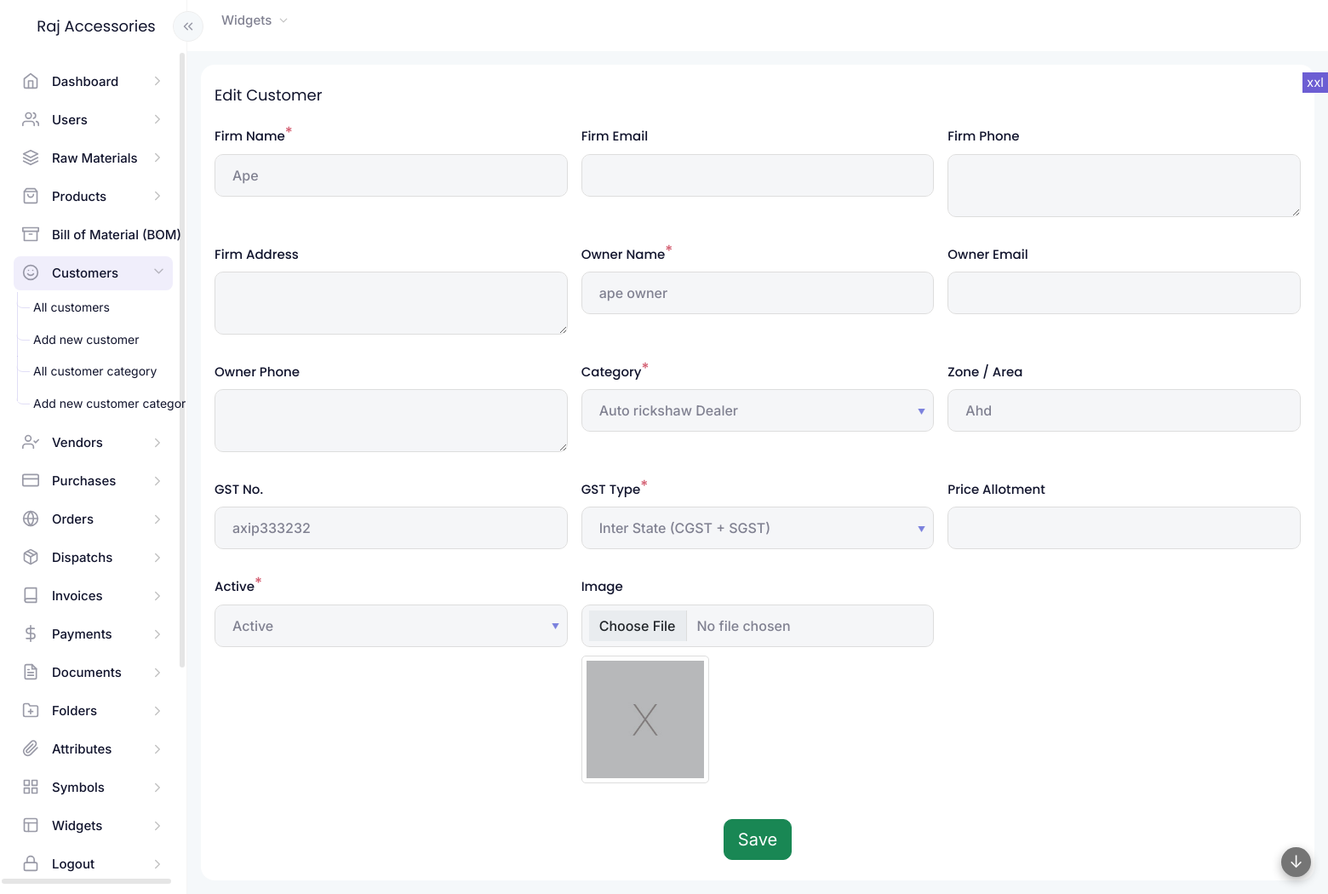
Screenshot of /modules/customers/customer-form.php?id=6 (signed in) with the database file from the repository.
### tables this page shows
CREATE TABLE IF NOT EXISTS `customers` (
  `id` int NOT NULL AUTO_INCREMENT,
  `firm_name` varchar(200) DEFAULT NULL,
  `firm_email` varchar(100) DEFAULT NULL,
  `firm_phone` varchar(100) DEFAULT NULL,
  `firm_address` text,
  `image` int DEFAULT NULL,
  `owner_name` varchar(100) DEFAULT NULL,
  `owner_email` varchar(100) DEFAULT NULL,
  `owner_phone` varchar(100) DEFAULT NULL,
  `zone` varchar(100) DEFAULT NULL,
  `gst` varchar(20) DEFAULT NULL,
  `category` varchar(30) DEFAULT NULL,
  `gst_type` varchar(10) DEFAULT NULL,
  `price_allotment` varchar(10) DEFAULT NULL,
  `active` varchar(5) DEFAULT NULL,
  `auth_user` int NOT NULL,
  `updated` int DEFAULT NULL,
  `created` varchar(35) DEFAULT NULL,
  PRIMARY KEY (`id`)
);

### common/functions.php (the view, shortened to what this page needs)
<?php
function widget_start($title = "", $class = "", $widget_title_class = "", $widget_wrapper_class = "", $options = "", $widget_options_class = "")
{
    echo '<div class="widgetwrapper col d-flex align-items-start  px-2 py-0 ' . $class . ' ">
 <div class="widget container-fluid py-4 px-3 overhide ' . $widget_wrapper_class . '">';
    if ($title != "") {
        echo "<div class='widget-title " . $widget_title_class . "'>";
        echo $title;
        echo "</div>";
    }
}
function widget_end()
{
    echo "</div>
 </div>";
}
?>
<?php
function form_field($vars, $data)
{
    $s = "";
    if ($vars["type"] == "submit") {
        $s = '<div class="' . $vars["class"] . '">';
        $s .= '<input type="submit" name="' . $vars["key"] . '" value="' . $vars["name"] . '" class="btn btn-success btn-lg">';
        $s .= '</div>';
    }
    else {
        $show_as_field = true;
        if ($show_as_field) {
            $parent_class = "";
            $s = '<div class="' . $vars["class"] . ' ' . $parent_class . '"><label for="' . $vars["key"] . '" class="form-label">' . $vars["name"] . '';
            $required = (isset($vars["required"]) && $vars["required"] == true) ? true : false;
            if ($required) {
                $s .= '<sup>*</sup>';
            }
            $s .= '</label>';
        }
        if ($vars["type"] == "display") {
            $s .= '<div class="form-display" name="' . $vars["key"] . '" id="' . $vars["key"] . '">' . get_value($data, $vars["key"]) . '</div>';
        }
        else if ($vars["type"] == "text") {
            $s .= '<input type="text" class="form-control" name="' . $vars["key"] . '" id="' . $vars["key"] . '" value="' . get_value($data, $vars["key"]) . '" ' . ($required ? "required" : "") . '>';
            $s .= '<div class="invalid-feedback">Incorrect ' . $vars["name"] . ' value</div>';
        }
        else if ($vars["type"] == "hidden") {
            $s .= '<input type="hidden" class="form-control" name="' . $vars["key"] . '" id="' . $vars["key"] . '" value="' . get_value($data, $vars["key"]) . '" ' . '>';
        }
        else if ($vars["type"] == "textarea") {
            $s .= '<textarea class="form-control" name="' . $vars["key"] . '" id="' . $vars["key"] . '" ' . ($required ? "required" : "") . '>' . get_value($data, $vars["key"]) . '</textarea>';
            $s .= '<div class="invalid-feedback">Incorrect ' . $vars["name"] . ' value</div>';
        }
        else if ($vars["type"] == "select") {
            $s .= '<select class="form-control" readonly name="' . $vars["key"] . '" id="' . $vars["key"] . '" ' . ($required ? "required" : "") . '>';
            $sel = get_value($data, $vars["key"]);
            $s .= select_options($vars["options"], $sel);
            $s .= '</select><div class="invalid-feedback">Incorrect ' . $vars["name"] . ' value</div>';
        }
        else if ($vars["type"] == "select-attribute") {
            $s .= '<select class="form-control" name="' . $vars["key"] . '" id="' . $vars["key"] . '" ' . ($required ? "required" : "") . '>';
            $sel = get_value($data, $vars["key"]);
            $s .= select_attribute_options($vars["attributes"], $sel);
            $s .= '</select><div class="invalid-feedback">Incorrect ' . $vars["name"] . ' value</div>';
        }
        else if ($vars["type"] == "image-file") {
            $s .= '<input type="file" class="form-control" name="' . $vars["key"] . '" id="' . $vars["key"] . '" ' . ($required ? "required" : "") . '>';
            $s .= '<div class="invalid-feedback">Invalid ' . $vars["name"] . '</div>';
            if (isset($data[$vars["key"]])) {
                if (is_array($data[$vars["key"]]) && isset($data[$vars["key"]][0])) {
                    $imgarr = $data[$vars["key"]][0];
                    $urlpath = "";
                    $fullpath = $imgarr["name"];
                    $filetype = get_filetype($imgarr["type"]);
                    if ($filetype == "image" && isset($vars["display_size"]) && $vars["display_size"] != "") {
                        $urlpath = isset($imgarr[$vars["display_size"]]) ? $imgarr[$vars["display_size"]] : $imgarr["thumb"];
                    }
                    else {
                        $urlpath = "assets/images/file/" . $filetype . ".svg";
                    }
                    if (!file_exists(ROOT_DIR . "/" . $urlpath)) {
                        $urlpath = "assets/images/file/file.svg";
                    }
                    if (file_exists(ROOT_DIR . "/" . $fullpath)) {
                        $s .= "<div class='image-file-box'><a href='" . ROOT_PATH . "/" . $fullpath . "' target='_blank'><img src='" . ROOT_PATH . "/" . $urlpath . "' class='form-imgbox'></a>";
                        $s .= "<div class='delete-this-checkbox'>
                                    <input class='form-check-input delete' name='" . $vars["key"] . "-delete' value='" . $imgarr["id"] . "' id='delete-file-" . $imgarr["id"] . "' type='checkbox'>
                                    <label class='form-check-label' for='delete-file-" . $imgarr["id"] . "'>Delete</label>
                                </div><script> $('#delete-file-" . $imgarr["id"] . "').on('change', function() {
                                $(this).closest('.image-file-box').toggleClass('mark-delete', this.checked);
                                }); </script></div>";
                    }
                    else {
                        $s .= "<img src='" . ROOT_PATH . "/assets/images/notfound.jpg' class='form-imgbox'>";
                    }
                }
            }
        }
        if ($show_as_field) {
            $s .= '</div>';
        }
    }
    return $s;
}
function module_get_data($table, $id)
{
    $data = [];
    $data['mode'] = 'new';
    if ($id != "") {
        $get = get_data($table, 'WHERE id=' . $id . '', '*');
        if (sizeof($get) > 0) {
            $data = $get[0];
        }
        $data['mode'] = 'update';
    }
    return $data;
}
function fetch_data($vars)
{
    global $conn;
    $table = $vars["table"];
    $cols = $vars["columns"];
    $order = $vars["order"];
    $limit = $vars["limit"];
    $condition = $vars["condition"];
    if ($condition != "") {
        $condition = " WHERE " . $condition;
    }
    if (trim($order) != '') {
        if (strpos($order, " DESC") !== false || strpos($order, " ASC") !== false) {
            $order = ' ORDER BY ' . trim($order) . ' ';
        } else {
            $order = ' ORDER BY ' . trim($order) . ' ASC ';
        }
    }
    $ret = [];
    $sql = ' SELECT ' . $cols . ' FROM ' . $table . ' ' . $condition . ' ' . $order . ' ' . $limit . ' ';
    $querystr = $conn->query($sql);
    $totrows = mysqli_num_rows($querystr);
    if ($totrows > 0) {
        $inc = 0;
        while ($result = mysqli_fetch_object($querystr)) {
            foreach ($result as $key => $value) {
                $ret[$inc][$key] = $value;
            }
            $inc = $inc + 1;
        }
    }
    return $ret;
}

### assets/css/variables.css (style rules this page uses)
:root { --primary-color: #6c5dd3; --accent1-color: #5dc1d3; --accent2-color: #d3845d; --accent3-color: #5dd3be; --success-color: #31a766; --warning-color: #d3be5d; --danger-color: #d35d70; --info-color: #5d97d3; --bs-primary-rgb: 108,93,211; --bs-accent1-rgb: 93,193,211; --bs-accent2-rgb: 211,132,93; --bs-accent3-rgb: 93,211,190; --bs-success-rgb: 49, 167, 102; --bs-warning-rgb: 211,190,93; --bs-danger-rgb: 211,93,112; --bs-info-rgb: 93,151,211; --primary-color-10: #f0eefb; --bg-color: #f5f8fa; --heading-color: #11142d; --large-heading-color: #323552; --heading-font: 'Poppins', sans-serif; --text-color: #808191; --text-font: 'Inter', sans-serif; --br: 16px; --lightgrey-color: #bdbdbd; --form-bg: #f5f6f8; --widget-bg-color: #ffffff; --widget-border-color: transparent; }

### assets/css/layout.css (style rules this page uses)
:root { --side-nav-width: 220px; }

### assets/css/style.css (style rules this page uses)
body { min-height: 100vh; min-height: -webkit-fill-available; }
html { height: -webkit-fill-available; }
body { min-width: 375px; font-family: var(--text-font); font-size: 15px; line-height: 1.618; -webkit-font-smoothing: antialiased; -moz-osx-font-smoothing: grayscale; color: var(--text-color); background-color: var(--bg-color); overflow: hidden; max-width: 100%; width: 100%; }
.widget-title { font-family: var(--heading-font); font-size: 18px; line-height: 1.33333; color: var(--heading-color); margin-bottom: 0px; float: left; }
.overhide { overflow: hidden; }
.widget { background-color: var(--widget-bg-color); border-radius: var(--br); border-color: var(--widget-border-color); }
.form-imgbox { height: 150px; width: auto; display: inline-block; border: 1px solid #ddd; border-radius: 5px; padding: 5px; margin: 10px 0; }

### assets/css/form.css (style rules this page uses)
.form-label sup { color: var(--danger-color); font-size: 18px; position: relative; top: -3px; }
.form-select, .form-control { border: 1px solid #dddddd; background-color: var(--form-bg); padding: 12px 20px; border-radius: 10px; color: var(--text-color); font-weight: 500; }
.form-label { font-weight: 500; color: var(--heading-color); font-family: var(--heading-font); }
.btn { border-radius: 10px; }
.form-control[readonly] { background-color: var(--form-bg); }
select.form-control { background-image: url(../images/sort_desc.png) !important; background-repeat: no-repeat; background-position: 99% 40%; }

### rows the page displays
customers: firm_name "Ape", owner_name "ape owner", zone "Ahd", gst "axip333232"

### other values shown
$title "Edit Customer"
$vars["name"] "Firm Name Firm Email Firm Phone Firm Address Owner Name Owner Email Owner Phone Category Zone / Area GST No. GST Type Price Allotment Active Image"
form field category "Auto rickshaw Dealer"
form field gst_type "Inter State (CGST + SGST)"
form field active "Active"
